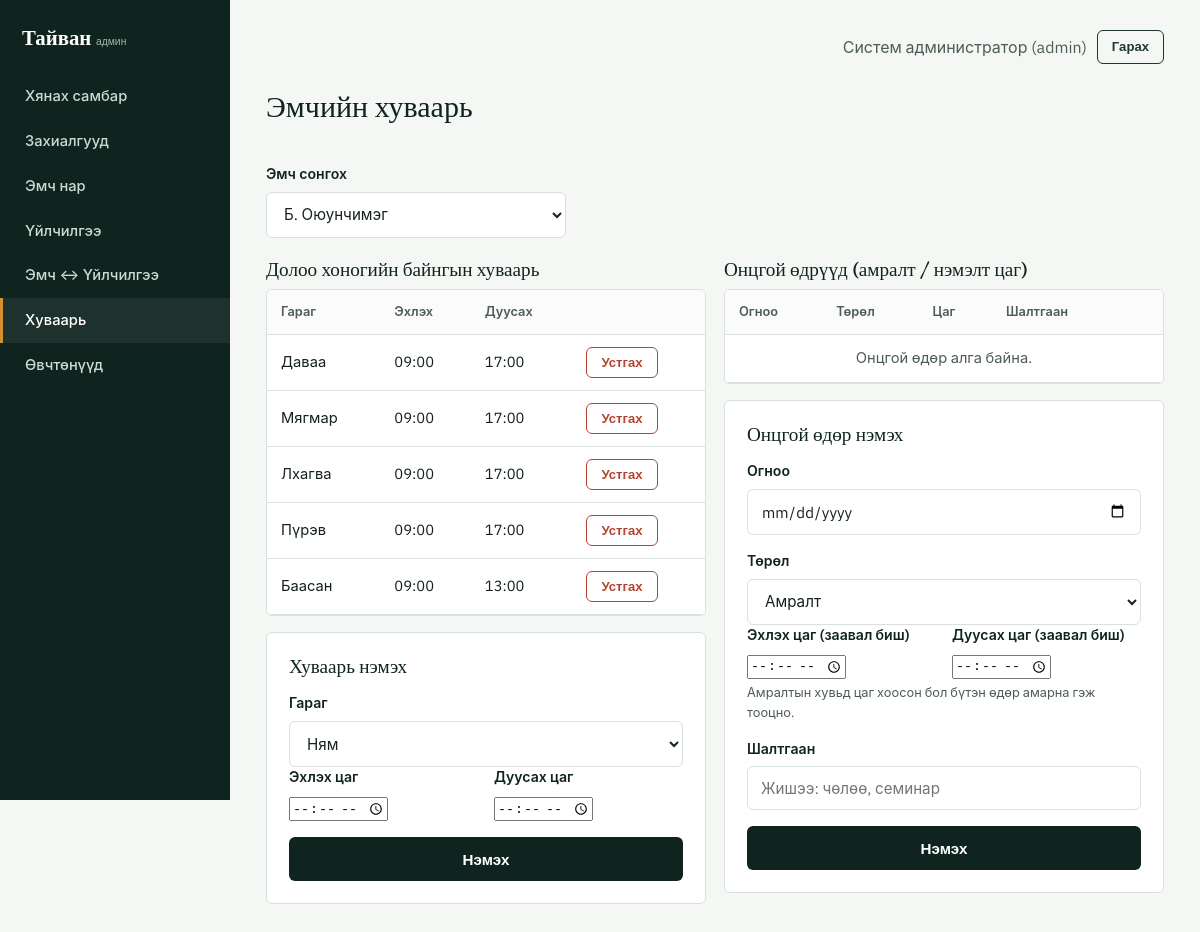
/admin/schedules.php (signed in), run on the app's committed database.
### tables this page shows
CREATE TABLE doctor_schedules (
  id          INT AUTO_INCREMENT PRIMARY KEY,
  doctor_id   INT NOT NULL,
  day_of_week TINYINT NOT NULL COMMENT '0=Ням,1=Даваа...6=Бямба',
  start_time  TIME NOT NULL,
  end_time    TIME NOT NULL,
  status      ENUM('active','inactive') NOT NULL DEFAULT 'active',
  FOREIGN KEY (doctor_id) REFERENCES doctors(id) ON DELETE CASCADE
);

### includes/functions.php (called while the page is built, shortened)
<?php
function e(?string $str): string
{
    return htmlspecialchars($str ?? '', ENT_QUOTES, 'UTF-8');
}

### admin/schedules.php (the view, shortened to what this page needs)
<?php
require_once __DIR__ . '/includes/admin-header.php';
$db = getDB();
$doctors = $db->query("SELECT * FROM doctors WHERE status='active' ORDER BY name")->fetchAll();
$doctorId = (int)($_GET['doctor_id'] ?? ($doctors[0]['id'] ?? 0));
$stmt = $db->prepare("SELECT * FROM doctor_schedules WHERE doctor_id = ? ORDER BY day_of_week, start_time");
$stmt->execute([$doctorId]);
$schedules = $stmt->fetchAll();
$stmt = $db->prepare("SELECT * FROM schedule_exceptions WHERE doctor_id = ? ORDER BY exception_date DESC");
$stmt->execute([$doctorId]);
$exceptions = $stmt->fetchAll();
?>
<div class="block-head"><h2>Эмчийн хуваарь</h2></div>
<form method="get" style="margin-bottom:20px; max-width:300px;">
  <label>Эмч сонгох</label>
  <select name="doctor_id" onchange="this.form.submit()">
    <?php foreach ($doctors as $d): ?>
      <option value="<?= (int)$d['id'] ?>" <?= $doctorId===(int)$d['id']?'selected':'' ?>><?= e($d['name']) ?></option>
    <?php endforeach; ?>
  </select>
</form>
<div class="grid grid-2" style="align-items:start;">
  <div>
    <h3>Долоо хоногийн байнгын хуваарь</h3>
    <div class="table-wrap">
      <table>
        <thead><tr><th>Гараг</th><th>Эхлэх</th><th>Дуусах</th><th></th></tr></thead>
        <tbody>
        <?php foreach ($schedules as $s): ?>
          <tr>
            <td><?= DAY_NAMES_MN[(int)$s['day_of_week']] ?></td>
            <td><?= substr($s['start_time'],0,5) ?></td>
            <td><?= substr($s['end_time'],0,5) ?></td>
            <td>
              <form method="post" onsubmit="return confirm('Устгах уу?');">
                <button class="btn btn-danger btn-sm">Устгах</button>
              </form>
            </td>
          </tr>
        <?php endforeach; ?>
        </tbody>
      </table>
    </div>
    <div class="card" style="margin-top:16px;">
      <h3>Хуваарь нэмэх</h3>
      <form method="post">
        <label>Гараг</label>
        <select name="day_of_week" required>
          <?php foreach (DAY_NAMES_MN as $i => $name): ?><option value="<?= $i ?>"><?= $name ?></option><?php endforeach; ?>
        </select>
        <div class="form-row">
          <div><label>Эхлэх цаг</label><input type="time" name="start_time" required></div>
          <div><label>Дуусах цаг</label><input type="time" name="end_time" required></div>
        </div>
        <button type="submit" class="btn btn-primary btn-block" style="margin-top:16px;">Нэмэх</button>
      </form>
    </div>
  </div>
  <div>
    <h3>Онцгой өдрүүд (амралт / нэмэлт цаг)</h3>
    <div class="table-wrap">
      <table>
        <thead><tr><th>Огноо</th><th>Төрөл</th><th>Цаг</th><th>Шалтгаан</th><th></th></tr></thead>
        <tbody>
        <?php if (!$exceptions): ?><tr><td colspan="5" class="muted" style="text-align:center;">Онцгой өдөр алга байна.</td></tr><?php endif; ?>
        </tbody>
      </table>
    </div>
    <div class="card" style="margin-top:16px;">
      <h3>Онцгой өдөр нэмэх</h3>
      <form method="post">
        <label>Огноо</label>
        <input type="date" name="exception_date" required>
        <label>Төрөл</label>
        <select name="type">
          <option value="day_off">Амралт</option>
        </select>
        <div class="form-row">
          <div><label>Эхлэх цаг (заавал биш)</label><input type="time" name="ex_start_time"></div>
          <div><label>Дуусах цаг (заавал биш)</label><input type="time" name="ex_end_time"></div>
        </div>
        <div class="field-hint">Амралтын хувьд цаг хоосон бол бүтэн өдөр амарна гэж тооцно.</div>
        <label>Шалтгаан</label>
        <input type="text" name="reason" placeholder="Жишээ: чөлөө, семинар">
        <button type="submit" class="btn btn-primary btn-block" style="margin-top:16px;">Нэмэх</button>
      </form>
    </div>
  </div>
</div>
<?php require_once __DIR__ . '/includes/admin-footer.php'; ?>

### assets/css/style.css (style rules this page uses)
:root { --pine-950: #10241f; --pine-800: #1c3831; --pine-600: #2f5e51; --teal-500: #3d7a6e; --amber-500: #d68f2e; --amber-600: #b8761d; --paper: #f5f7f4; --paper-raised: #ffffff; --line: #d9e1dc; --ink: #16211d; --ink-soft: #4d5c56; --danger: #b3452f; --radius: 6px; --shadow-none: none; }
* { box-sizing: border-box; }
html { scroll-behavior: smooth; }
body { margin:0; background: var(--paper); color: var(--ink); font-family: 'IBM Plex Sans', -apple-system, sans-serif; font-size: 16px; line-height: 1.55; }
h1,h2,h3,h4 { font-family: 'Fraunces', Georgia, serif; font-weight: 500; color: var(--pine-950); line-height: 1.15; margin: 0 0 .5em; }
h2 { font-size: clamp(1.4rem, 2.5vw, 1.9rem); }
h3 { font-size: 1.2rem; }
.btn { display:inline-flex; align-items:center; justify-content:center; gap:8px; padding: 11px 22px; border-radius: var(--radius); font-size: .95rem; font-weight:600; font-family:'IBM Plex Sans',sans-serif; text-decoration:none; cursor:pointer; border:1px solid transparent; transition: background-color .15s ease, border-color .15s ease, transform .05s ease; }
.btn-primary { background: var(--pine-950); color:#fff; }
.btn-danger { background:transparent; border-color: var(--danger); color: var(--danger); }
.btn-sm { padding: 6px 14px; font-size:.82rem; }
.btn-block { width:100%; }
.block-head { display:flex; justify-content:space-between; align-items:flex-end; margin-bottom: 24px; gap: 16px; flex-wrap:wrap; }
.grid { display:grid; gap: 18px; }
.grid-2 { grid-template-columns: repeat(2, 1fr); }
.card { background: var(--paper-raised); border: 1px solid var(--line); border-radius: var(--radius); padding: 22px; }
.card h3 { margin-bottom: 6px; }
label { display:block; font-weight:600; font-size:.88rem; color: var(--pine-950); margin: 16px 0 6px; }
label:first-child { margin-top:0; }
input[type=text], input[type=email], input[type=password], input[type=tel], input[type=date], input[type=number], select, textarea { width:100%; padding: 11px 13px; border:1px solid var(--line); border-radius: var(--radius); font-size: .95rem; font-family: inherit; background: #fff; color: var(--ink); }
.field-hint { font-size:.8rem; color: var(--ink-soft); margin-top:4px; }
.form-row { display:grid; grid-template-columns: 1fr 1fr; gap: 16px; }
table { width:100%; border-collapse: collapse; background: var(--paper-raised); }
table th, table td { text-align:left; padding: 12px 14px; border-bottom: 1px solid var(--line); font-size:.92rem; }
table th { color: var(--ink-soft); font-weight:600; font-size:.8rem; background:#fafbfa; }
.table-wrap { border:1px solid var(--line); border-radius: var(--radius); overflow:hidden; }
.muted { color: var(--ink-soft); }

### data on the page
doctor_schedules: day_of_week "Даваа", start_time "09:00", end_time "17:00"
doctor_schedules: day_of_week "Мягмар", start_time "09:00", end_time "17:00"
doctor_schedules: day_of_week "Лхагва", start_time "09:00", end_time "17:00"
doctor_schedules: day_of_week "Пүрэв", start_time "09:00", end_time "17:00"
doctor_schedules: day_of_week "Баасан", start_time "09:00", end_time "13:00"

### other printed values
$_SESSION['admin_name'] "Систем администратор"
$_SESSION['admin_role'] "admin"
form field doctor_id "Б. Оюунчимэг"
form field day_of_week "Ням"
